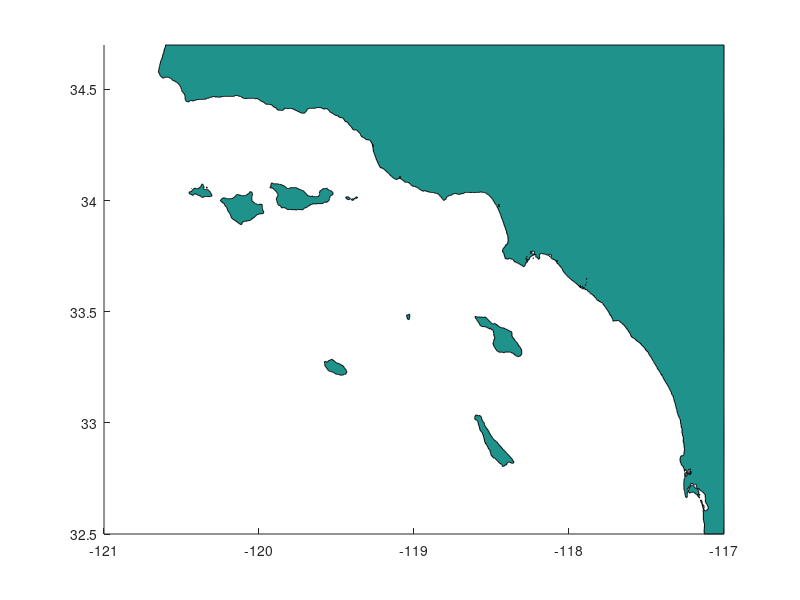

The MATLAB source for this figure: (Note: this script raises an error after producing the figure.)
% Backwards Ray Tracer 
% Based on refraction equations for ellipsoid,
% See Eq (2) in Munk, et al (1988) JPO
% Crosby, S. C.

clearvars

% Global variables
global F % GriddedInterpolant of phase speed

% Constants Used in various functions
global ellipseCon
global myconst
ellipseCon.req  = 6378137.0;
ellipseCon.finv = 298.257223563;
ellipseCon.eps2 = 2/ellipseCon.finv;
myconst.d2r     = pi/180;
myconst.r2d     = 180/pi;

% Load bathymetry
Bathy = load('bathygrid_500m.mat');

% Starting location, lat North, lon East
lat_start   = 33.60;
lon_start   =-118.30;

% wave energy freq
fr = 0.075;

%%%%%% Create escape bounds %%%%%%%%
lat_ulim    = 34.80*myconst.d2r;
lat_dlim    = 32.5*myconst.d2r;
lon_lim     = -121*myconst.d2r;

% Use slanting line for western edge
lon_ax      = [-121 -119];
lat_ax      = 34.5-(1.3)*(lon_ax+121);
slantborder = @(lat,lon) (lat-(34.5-(1.3)*(lon+121)));

% Plot map
clf
contourf(Bathy.lon,Bathy.lat,Bathy.h1,[0 0],'Color','k')
hold on
contour(Bathy.lon,Bathy.lat,Bathy.h1,[-20 -50 -100 -250 -500 -1000],'Color',[.7 .7 .7])
shading flat

%%%%%%%%% Created griddedInterpolant %%%%%%%%%
% This is global variable so that ray funcs can use it
% Linear is fastest
Bathy.h1(Bathy.h1>0) = NaN;
F = griddedInterpolant({Bathy.lon*myconst.d2r,Bathy.lat*myconst.d2r},Bathy.h1');
F.ExtrapolationMethod = 'linear';
F.Method = 'linear';


%%


%%%%%%%%% Setup for Ray Tracing %%%%%%%%%%%%%

%Ray Tracing parameters
htry = 1*60;            % Initial step size
eps = 3e-4;             % Step error threshold (3e-5 is accurate)
yscale = [1 1 1];       % Scale errors if needed, 
minStep = 30;            % Minimum step (seconds), don't want to take all day
maxStep = 180;           % Maximum step (seconds), don't want to jump islands/shoals

%Intialize counters
stepcount = 0;          % Ray location
raycount = 0;           % Number of rays traced

%Initial ray angles to sweep through
alpha_start = 160:1:340;            %Starting ray angle
alpha_end = NaN(size(alpha_start)); %Ending ray angle

%Initialize space for rays and time
ray_time = NaN(1,length(alpha_start));  
ray_loc = NaN(2,200000);                % Rays(lat,lon), NAN separates rays


% Loop over initial directions
for rr = 1:length(alpha_start); % Begin loop of initial rays range
    raycount = raycount+1;
    stepcount = stepcount+1;
    
    % Set first Position Vector, P [ alpha lat lon ], radians
    P0 = [alpha_start(rr) lat_start lon_start]*myconst.d2r; %Position and angle (radians)
    t0 = 0;
    
    % Initialize & begin tracing
    P = P0;
    t = t0;
    hnext = htry;
    ray_loc(1,stepcount) = P(2)*myconst.r2d; %Record initial position
    ray_loc(2,stepcount) = P(3)*myconst.r2d;
    
    % Continue tracing until hit land (NAN) or out of bounds
    while all(~isnan(P)) && P(2) > lat_dlim && P(2) < lat_ulim && P(3) > lon_lim 
        stepcount = stepcount+1;
        
        dPdt = getderivs(P,fr);
        [ P, t, hnext, maxcount ] = rkqc(P,dPdt,fr,t,hnext,eps,yscale,minStep);
        
        hnext = min(hnext,maxStep);
        hnext = max(hnext,minStep);
        
        plot(P(3)*myconst.r2d,P(2)*myconst.r2d,'r.')
        ray_loc(1,stepcount) = P(2)*myconst.r2d;
        ray_loc(2,stepcount) = P(3)*myconst.r2d;
        
        plot(ray_loc(2,stepcount),ray_loc(1,stepcount),'.b')
        pause(1e-4)
    end
    
    
    % If any part of P is NAN, set all to NAN
    if isnan(sum(P))
        P(1:3)=NaN;
    end
    
    % Save Last ray point
    ray_loc(1,stepcount) = P(2)*myconst.r2d;
    ray_loc(2,stepcount) = P(3)*myconst.r2d;
        
    % Mark Ending of Rays 
    stepcount = stepcount+1;
    ray_loc(1,stepcount) = -999;
    ray_loc(2,stepcount) = -999;
    
    % Mark ending angle or blocked angle (NaN)
    alpha_end(rr) = P(1)*myconst.r2d;
        
    % Save time integrated
    ray_time(1,raycount) = t;
    
end

%%
% Plot relation between starting and ending angles
subplot(2,1,1)
plot(alpha_end,alpha_start)

% % Integrate Gamma function
% K2 = zeros(360,1);
% theta_edge = 0:5:360;
% theta_cen = 2.5:5:357.5;
% dGam = diff(alpha_start); %slope
% CGam = conv(Gam(2,:),ones(1,2)/2,'valid'); %midpt
%     for ii=1:length(theta_cen)
%         inds = CGam >= theta_edge(ii) & CGam < theta_edge(ii+1);
%         K2(ii) = sum(dGam(inds))*gettfac(fr(ff),bdepth);   %Include depth-shoaling factor tfact 
%         Td(ii,ff,1) = sum(dGam(inds).*cosd(theta_cen(ii)))*gettfac(fr(ff),bdepth);  
%         Td(ii,ff,2) = sum(dGam(inds).*sind(theta_cen(ii)))*gettfac(fr(ff),bdepth); 
%         Td(ii,ff,3) = sum(dGam(inds).*cosd(2*theta_cen(ii)))*gettfac(fr(ff),bdepth);  
%         Td(ii,ff,4) = sum(dGam(inds).*sind(2*theta_cen(ii)))*gettfac(fr(ff),bdepth);  
%     end
%     
%     Ta0_all(:,ff) = K2;


